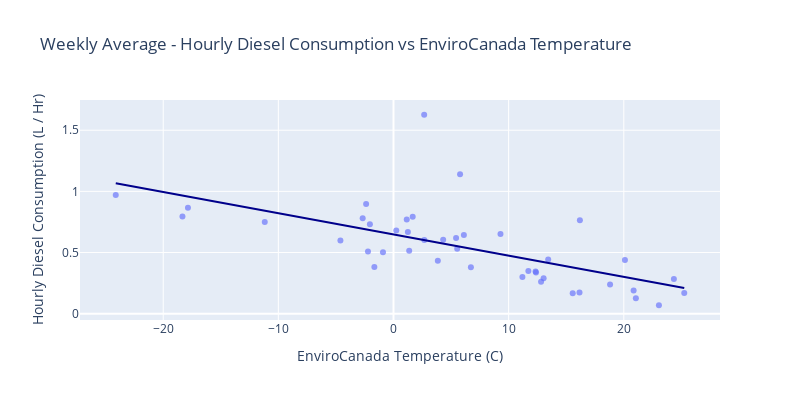

Source (notebook cell):
### Code cell
fig = px.scatter(
    df_ave, x='Ave Temp (EnviroCanada)', y='hourly_cons', opacity=0.65,
    trendline='ols', trendline_color_override='darkblue', width=800, height=400, title="Weekly Average - Hourly Diesel Consumption vs EnviroCanada Temperature",
    labels={'Ave Temp (EnviroCanada)':'EnviroCanada Temperature (C)', 
            'hourly_cons':"Hourly Diesel Consumption (L / Hr)", }
)
fig.show()

### Figure 1 — Plotly figure (JSON) as saved in the notebook; plotly's stock layout.template omitted (floating-point values rounded to 4 significant figures)
{"data": [{"hovertemplate": "EnviroCanada Temperature (C)=%{x}<br>Hourly Diesel Consumption (L / Hr)=%{y}<extra></extra>", "legendgroup": "", "marker": {"color": "#636efa", "opacity": 0.65, "symbol": "circle"}, "mode": "markers", "name": "", "orientation": "v", "showlegend": false, "type": "scatter", "x": [-2.677, -2.217, -2.378, -17.85, -18.33, -24.12, -11.18, -0.9135, 1.362, -1.662, 2.664, -2.05, 1.15, 5.78, 9.29, 1.667, 6.112, 9.547, 13.43, 4.314, 13.04, 21.05, 12.82, 18.12, 20.1, 25.25, 18.81, 24.35, 16.15, 20.85, 23.05, null, 15.56, 13.02, 12.34, 16.19, 11.19, 11.71, 12.38, 6.721, 3.85, 5.533, 5.435, 2.677, 0.2409, -4.61, 1.25], "xaxis": "x", "y": [0.7794, 0.5079, 0.8963, 0.8652, 0.7944, 0.9708, 0.7501, 0.502, 0.5146, 0.3817, 1.626, 0.7307, 0.7704, 1.139, 0.6506, 0.7917, 0.6427, null, 0.4425, 0.6038, 0.2907, 0.1264, 0.2611, null, 0.4386, 0.1687, 0.2384, 0.2832, 0.173, 0.1887, 0.069, null, 0.1666, null, 0.3456, 0.7635, 0.2993, 0.349, 0.3372, 0.3803, 0.4331, 0.5314, 0.6183, 0.6017, 0.6808, 0.5979, 0.6671], "yaxis": "y"}, {"hovertemplate": "<b>OLS trendline</b><br>hourly_cons = -0.0173502 * Ave Temp (EnviroCanada) + 0.647716<br>R<sup>2</sup>=0.419827<br><br>EnviroCanada Temperature (C)=%{x}<br>Hourly Diesel Consumption (L / Hr)=%{y} <b>(trend)</b><extra></extra>", "legendgroup": "", "line": {"color": "darkblue"}, "marker": {"color": "#636efa", "symbol": "circle"}, "mode": "lines", "name": "", "showlegend": false, "type": "scatter", "x": [-24.12, -18.33, -17.85, -11.18, -4.61, -2.677, -2.378, -2.217, -2.05, -1.662, -0.9135, 0.2409, 1.15, 1.25, 1.362, 1.667, 2.664, 2.677, 3.85, 4.314, 5.435, 5.533, 5.78, 6.112, 6.721, 9.29, 11.19, 11.71, 12.34, 12.38, 12.82, 13.04, 13.43, 15.56, 16.15, 16.19, 18.81, 20.1, 20.85, 21.05, 23.05, 24.35, 25.25], "xaxis": "x", "y": [1.066, 0.9657, 0.9574, 0.8417, 0.7277, 0.6942, 0.689, 0.6862, 0.6833, 0.6765, 0.6636, 0.6435, 0.6278, 0.626, 0.6241, 0.6188, 0.6015, 0.6013, 0.5809, 0.5729, 0.5534, 0.5517, 0.5474, 0.5417, 0.5311, 0.4865, 0.4535, 0.4445, 0.4337, 0.433, 0.4254, 0.4215, 0.4146, 0.3777, 0.3675, 0.3669, 0.3214, 0.299, 0.2859, 0.2825, 0.2478, 0.2252, 0.2096], "yaxis": "y"}], "layout": {"height": 400, "legend": {"tracegroupgap": 0}, "title": {"text": "Weekly Average - Hourly Diesel Consumption vs EnviroCanada Temperature"}, "width": 800, "xaxis": {"anchor": "y", "domain": [0, 1], "title": {"text": "EnviroCanada Temperature (C)"}}, "yaxis": {"anchor": "x", "domain": [0, 1], "title": {"text": "Hourly Diesel Consumption (L / Hr)"}}}}
